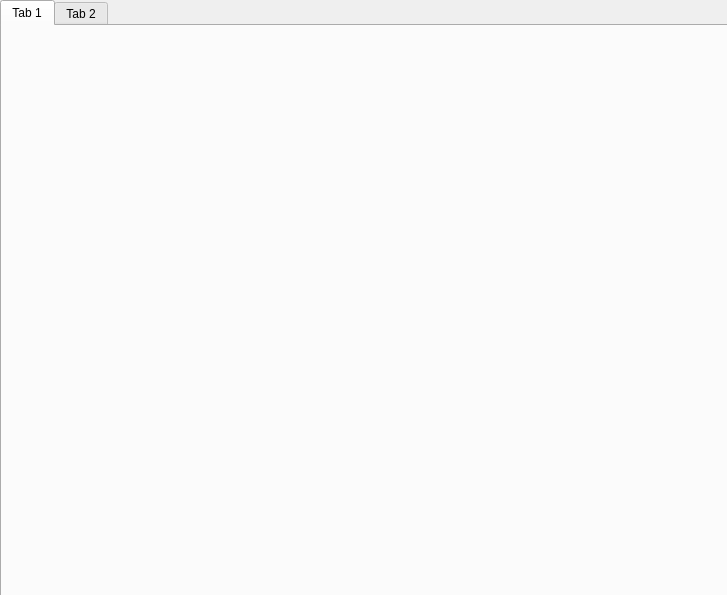
<?xml version="1.0" encoding="UTF-8"?>
<ui version="4.0">
 <class>ValidationClassBoxes</class>
 <widget class="QDialog" name="ValidationClassBoxes">
  <property name="geometry">
   <rect>
    <x>0</x>
    <y>0</y>
    <width>727</width>
    <height>595</height>
   </rect>
  </property>
  <property name="windowTitle">
   <string>Dialog</string>
  </property>
  <widget class="QWidget" name="verticalLayoutWidget">
   <property name="geometry">
    <rect>
     <x>0</x>
     <y>0</y>
     <width>731</width>
     <height>601</height>
    </rect>
   </property>
   <layout class="QVBoxLayout" name="verticalLayout">
    <item>
     <widget class="QTabWidget" name="tabWidget">
      <property name="currentIndex">
       <number>0</number>
      </property>
      <widget class="QWidget" name="tab">
       <attribute name="title">
        <string>Tab 1</string>
       </attribute>
      </widget>
      <widget class="QWidget" name="tab_2">
       <attribute name="title">
        <string>Tab 2</string>
       </attribute>
      </widget>
     </widget>
    </item>
   </layout>
  </widget>
 </widget>
 <resources/>
 <connections/>
</ui>
